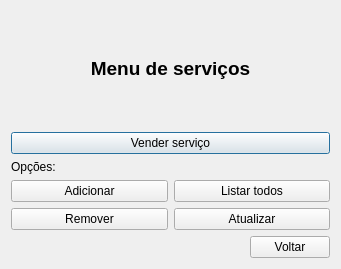
<?xml version="1.0" encoding="UTF-8"?>
<ui version="4.0">
 <class>menuServico</class>
 <widget class="QDialog" name="menuServico">
  <property name="geometry">
   <rect>
    <x>0</x>
    <y>0</y>
    <width>341</width>
    <height>269</height>
   </rect>
  </property>
  <property name="windowTitle">
   <string>Dialog</string>
  </property>
  <layout class="QVBoxLayout" name="verticalLayout">
   <item>
    <spacer name="verticalSpacer_2">
     <property name="orientation">
      <enum>Qt::Vertical</enum>
     </property>
     <property name="sizeHint" stdset="0">
      <size>
       <width>20</width>
       <height>40</height>
      </size>
     </property>
    </spacer>
   </item>
   <item>
    <widget class="QLabel" name="label">
     <property name="text">
      <string>&lt;html&gt;&lt;head/&gt;&lt;body&gt;&lt;p align=&quot;center&quot;&gt;&lt;span style=&quot; font-size:14pt; font-weight:600; color:#000000;&quot;&gt;Menu de serviços&lt;/span&gt;&lt;/p&gt;&lt;/body&gt;&lt;/html&gt;</string>
     </property>
    </widget>
   </item>
   <item>
    <spacer name="verticalSpacer">
     <property name="orientation">
      <enum>Qt::Vertical</enum>
     </property>
     <property name="sizeHint" stdset="0">
      <size>
       <width>20</width>
       <height>40</height>
      </size>
     </property>
    </spacer>
   </item>
   <item>
    <widget class="QPushButton" name="butVenderServ">
     <property name="text">
      <string>Vender serviço</string>
     </property>
    </widget>
   </item>
   <item>
    <widget class="QLabel" name="label_2">
     <property name="text">
      <string>Opções:</string>
     </property>
    </widget>
   </item>
   <item>
    <layout class="QGridLayout" name="gridLayout">
     <item row="2" column="0">
      <widget class="QPushButton" name="butRm">
       <property name="text">
        <string>Remover</string>
       </property>
      </widget>
     </item>
     <item row="2" column="1">
      <widget class="QPushButton" name="butAtt">
       <property name="text">
        <string>Atualizar</string>
       </property>
      </widget>
     </item>
     <item row="0" column="0">
      <widget class="QPushButton" name="butAdd">
       <property name="text">
        <string>Adicionar</string>
       </property>
      </widget>
     </item>
     <item row="0" column="1">
      <widget class="QPushButton" name="butListar">
       <property name="text">
        <string>Listar todos</string>
       </property>
      </widget>
     </item>
    </layout>
   </item>
   <item>
    <layout class="QHBoxLayout" name="horizontalLayout">
     <item>
      <spacer name="horizontalSpacer">
       <property name="orientation">
        <enum>Qt::Horizontal</enum>
       </property>
       <property name="sizeHint" stdset="0">
        <size>
         <width>40</width>
         <height>20</height>
        </size>
       </property>
      </spacer>
     </item>
     <item>
      <widget class="QPushButton" name="butVoltar">
       <property name="text">
        <string>Voltar</string>
       </property>
      </widget>
     </item>
    </layout>
   </item>
  </layout>
 </widget>
 <resources/>
 <connections/>
</ui>
